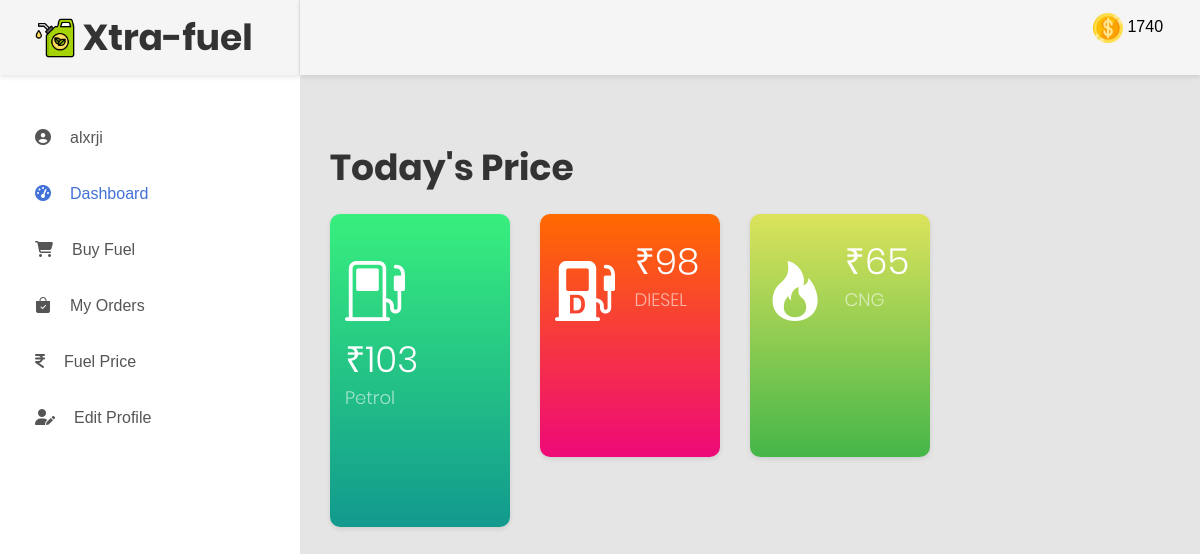
Page /fuelstation/index.php (signed in) on the earlier database version.
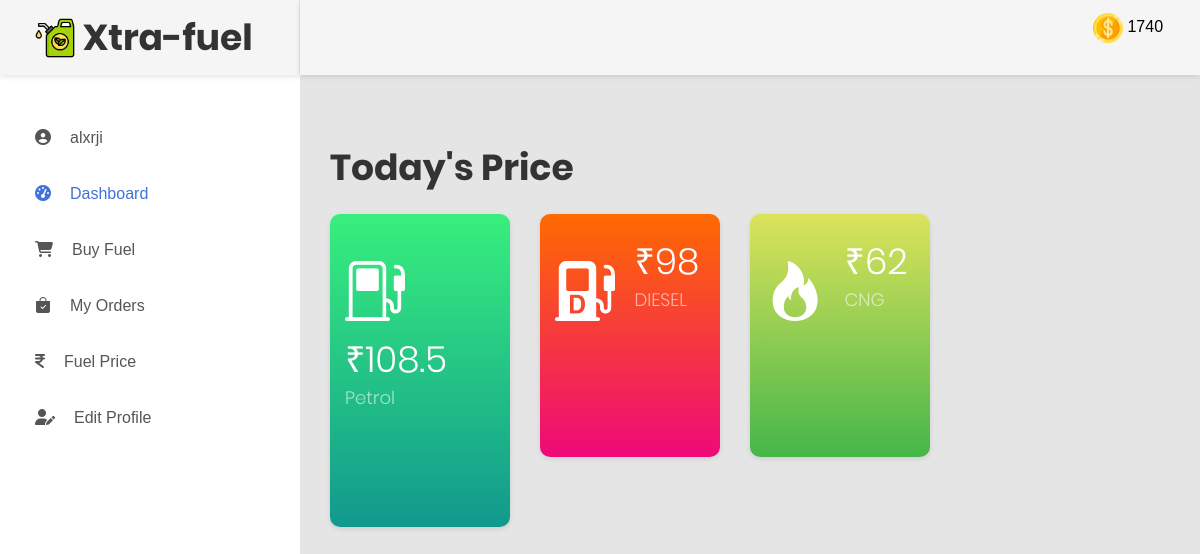
Same page on the later database version.
### tables this page shows
CREATE TABLE `fuel` (
  `fid` int(11) NOT NULL,
  `date` date NOT NULL,
  `fuel_type` varchar(12) NOT NULL,
  `price` varchar(11) NOT NULL,
  `stock` int(11) NOT NULL
);

### fuelstation/index.php (the view, shortened to what the changed rows need)
<!DOCTYPE html>
<html lang="en">
<head>
  <link href="css/font-face.css" rel="stylesheet" media="all">
  <link href="vendor/font-awesome-4.7/css/font-awesome.min.css" rel="stylesheet" media="all">
  <link href="vendor/font-awesome-5/css/fontawesome-all.min.css" rel="stylesheet" media="all">
  <link href="vendor/mdi-font/css/material-design-iconic-font.min.css" rel="stylesheet" media="all">
  <link href="vendor/bootstrap-4.1/bootstrap.min.css" rel="stylesheet" media="all">
  <link rel="stylesheet" href="https://cdn.jsdelivr.net/npm/bootstrap-icons@1.9.1/font/bootstrap-icons.css">
  <link href="vendor/animsition/animsition.min.css" rel="stylesheet" media="all">
  <link href="vendor/bootstrap-progressbar/bootstrap-progressbar-3.3.4.min.css" rel="stylesheet" media="all">
  <link href="vendor/wow/animate.css" rel="stylesheet" media="all">
  <link href="vendor/css-hamburgers/hamburgers.min.css" rel="stylesheet" media="all">
  <link href="vendor/slick/slick.css" rel="stylesheet" media="all">
  <link href="vendor/select2/select2.min.css" rel="stylesheet" media="all">
  <link href="vendor/perfect-scrollbar/perfect-scrollbar.css" rel="stylesheet" media="all">
  <link href="css/theme.css" rel="stylesheet" media="all">
</head>
<body class="animsition">
  <div class="page-wrapper">
    <aside class="menu-sidebar d-none d-lg-block">
      <div class="logo">
        <h1>
          Xtra-fuel
        </h1>
      </div>
    </aside>
    <div class="page-container">
      <div class="main-content">
        <div class="section__content section__content--p30">
          <div class="container-fluid">
            <div class="row">
            <div class="row m-t-30" style="width: 100%;">
              <div class="col-md-12">
                <h1>Today's Price</h1>
            <div class="row m-t-25">
              <div class="col-sm-6 col-lg-3">
                <div class="overview-item overview-item--c2">
                  <div class="overview__inner">
                    <div class="overview-box clearfix">
                      <?php
                      require '../config.php';
                      $count_petrol = "SELECT * FROM `fuel` WHERE fuel_type='Petrol' ORDER BY `fid`DESC LIMIT 1 ";
                      $count_petrol_run = mysqli_query($conn, $count_petrol);
                      $count_petrol_count = mysqli_fetch_array($count_petrol_run);
                      ?>
                      <div class="text">
                        <h2><?php echo "₹".$count_petrol_count['price'];
                            ?></h2>
                        <span>Petrol</span>
                      </div>
                    </div>
                  </div>
                </div>
              </div>
              <div class="col-sm-6 col-lg-3">
                <div class="overview-item overview-item--c3">
                  <div class="overview__inner">
                    <div class="overview-box clearfix">
                      <div class="text">
                      <?php
                      require '../config.php';
                      $count_Diesel = "SELECT * FROM `fuel` WHERE fuel_type='Diesel' ORDER BY `fid`DESC LIMIT 1 ";
                      $count_Diesel_run = mysqli_query($conn, $count_Diesel);
                      $count_Diesel_count = mysqli_fetch_array($count_Diesel_run);
                      ?><h2><?php echo "₹". $count_Diesel_count['price'];
                      ?></h2>
                        <span>DIESEL</span>
                      </div>
                    </div>
                  </div>
                </div>
              </div>
              <div class="col-sm-6 col-lg-3">
                <div class="overview-item overview-item--c4">
                  <div class="overview__inner">
                    <div class="overview-box clearfix">
                      <div class="text">
                      <?php
                      require '../config.php';
                      $count_CNG = "SELECT * FROM `fuel` WHERE fuel_type='CNG' ORDER BY `fid`DESC LIMIT 1 ";
                      $count_CNG_run = mysqli_query($conn, $count_CNG);
                      $count_CNG_count = mysqli_fetch_array($count_CNG_run);
                      ?>
                        <h2><?php echo "₹". $count_CNG_count['price'];
                      ?></h2>
                        <span>CNG</span>
                      </div>
                    </div>
                  </div>
                </div>
              </div>
            </div>
    </div>
  </div>
</body>
</html>

Differences in the rows shown:
no longer on this page (row edited): fuel: price "103"
no longer on this page (row unchanged): fuel: price "65"
added fuel: price "108.5"
added fuel: price "62"
